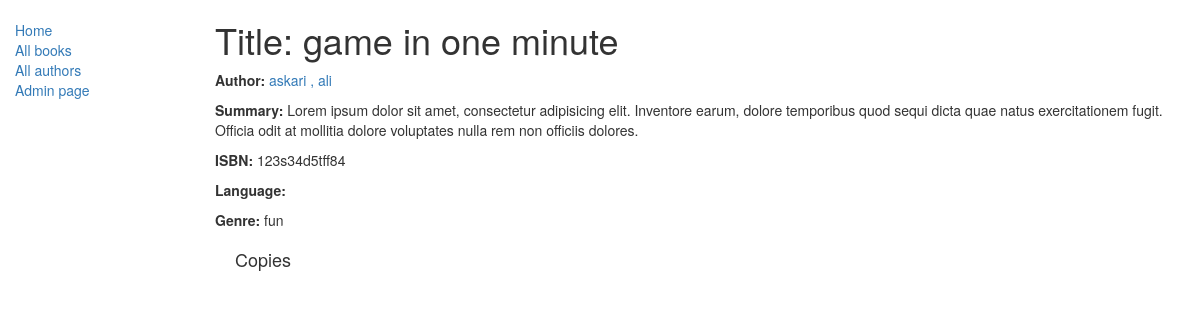
Page /catalog/books/4/ on the committed database.
### catalog/models.py (models this page shows, shortened)
class Book(models.Model):
    title = models.CharField(max_length=200)
    author = models.ForeignKey('Author' , on_delete=models.SET_NULL , null =True)
    summary = models.TextField(max_length=1000 , help_text="enter a brief description of the book")
    isbn = models.CharField('ISBN' , max_length = 13 )
    genre = models.ManyToManyField(Genre , help_text = "select a genre for this book")
    def display_genre(self):
        """
         Creates a string for the Genre. This is required to display genre in Admin.
        """
        return ', '.join([ genre.name for genre in self.genre.all()[:3] ])
    display_genre.short_description = 'Genre'

class Author (models.Model):
    first_name = models.CharField(max_length = 100)
    last_name = models.CharField(max_length = 100)
    date_of_birth = models.DateField(null = True , blank = True)
    date_of_death = models.DateField('Died' , null = True , blank = True)
    def __str__(self):
        return '%s , %s' % (self.last_name , self.first_name)

class Genre (models.Model):
    name = models.CharField(max_length =200 , help_text="Enter a book genre(e. g. science fiction , French Poetry etc.) ")
    def __str__(self):
        return self.name

### catalog/views.py (the view)
class BookDetailView(generic.DetailView):
    model = models.Book
    template_name = 'catalog/Book_detail.html'

### catalog/templates/catalog/Book_detail.html (shortened to what this page needs)
{% extends "catalog/base_generic.html" %}
{% block content %}
  <h1>Title: {{ book.title }}</h1>
  <p><strong>Author:</strong> <a href="">{{ book.author }}</a></p>
  <p><strong>Summary:</strong> {{ book.summary }}</p>
  <p><strong>ISBN:</strong> {{ book.isbn }}</p>
  <p><strong>Language:</strong> {{ book.language }}</p>
  <p><strong>Genre:</strong> {% for genre in book.genre.all %} {{ genre }}{% if not forloop.last %}, {% endif %}{% endfor %}</p>
  <div style="margin-left:20px;margin-top:20px">
    <h4>Copies</h4>
  </div>
{% endblock %}

### rows in the picture
Book: title "game in one minute", author "askari , ali", summary "Lorem ipsum dolor sit amet, consectetur adipisicing elit. Inventore earum, dolore temporibus quod sequi dicta quae natus exercitationem fugit. Officia odit at mollitia dolore voluptates nulla rem non officiis dolores.", isbn "123s34d5tff84"
Genre: name "fun"
